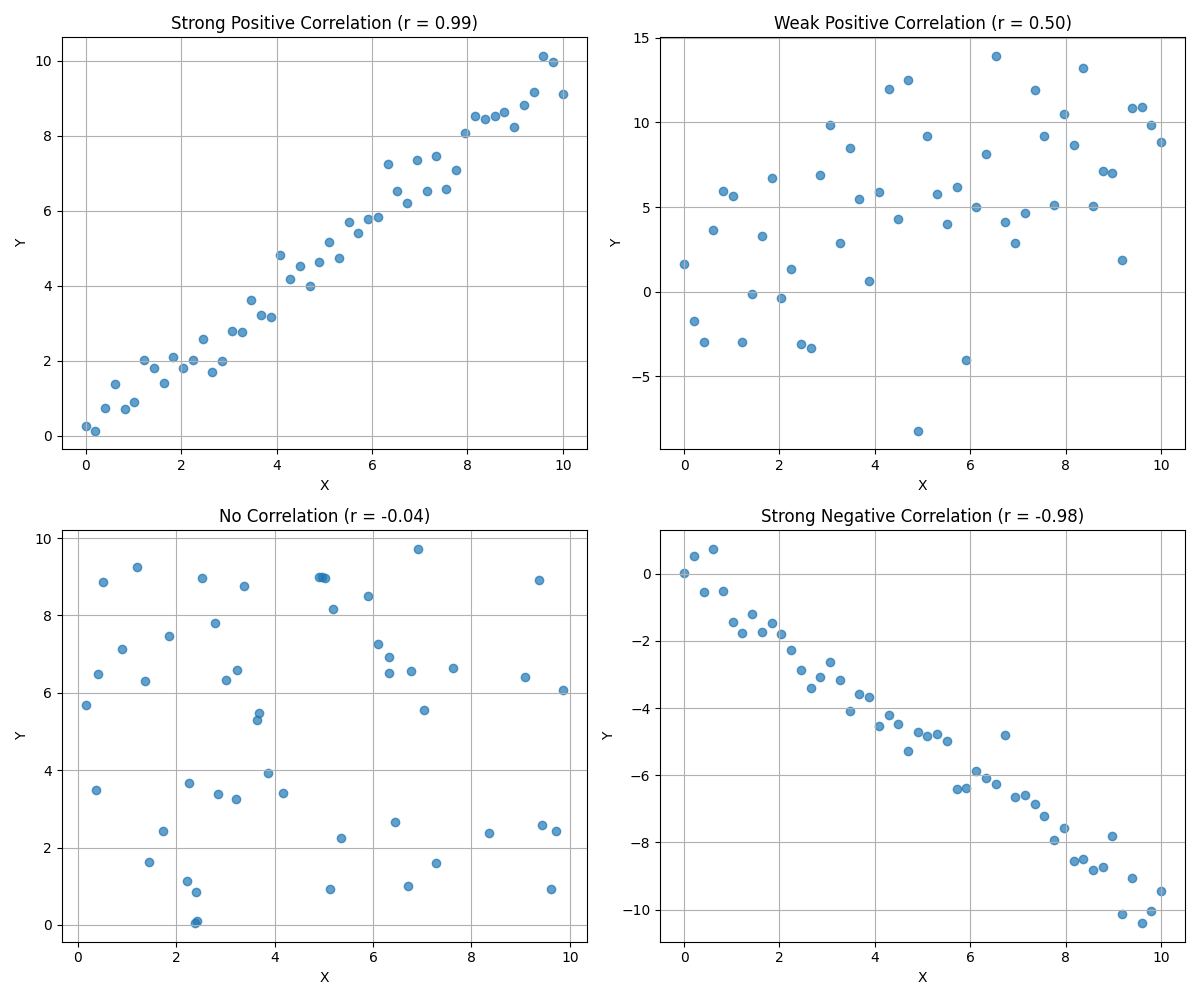

Source code (Python):

"""
So all that the correlation tells us
is how strong or weak the two variables are correlated.
It tells us how they move or change together,

but it does not tell us
whether one causes the other.
"""
import numpy as np
import matplotlib.pyplot as plt
from scipy.stats import pearsonr

# Function to generate and plot data for a given correlation type
def plot_correlation(x, y, title):
    corr_coef, _ = pearsonr(x, y)
    plt.scatter(x, y, alpha=0.7)
    plt.title(f'{title} (r = {corr_coef:.2f})')
    plt.xlabel('X')
    plt.ylabel('Y')
    plt.grid(True)

# Generate synthetic datasets
np.random.seed(42)  # For reproducibility

# 1. Strong Positive Correlation
x_strong_pos = np.linspace(0, 10, 50)
y_strong_pos = x_strong_pos + np.random.normal(0, 0.5, 50)  # Small noise

# 2. Weak Positive Correlation
x_weak_pos = np.linspace(0, 10, 50)
y_weak_pos = x_weak_pos + np.random.normal(0, 5, 50)  # Larger noise

# 3. No Correlation
x_no_corr = np.random.uniform(0, 10, 50)
y_no_corr = np.random.uniform(0, 10, 50)  # Completely random

# 4. Strong Negative Correlation
x_strong_neg = np.linspace(0, 10, 50)
y_strong_neg = -x_strong_neg + np.random.normal(0, 0.5, 50)  # Small noise, negative slope

# Create 2x2 subplot grid
fig, axs = plt.subplots(2, 2, figsize=(12, 10))

# Plot each in separate subplots
plt.sca(axs[0, 0])
plot_correlation(x_strong_pos, y_strong_pos, 'Strong Positive Correlation')

plt.sca(axs[0, 1])
plot_correlation(x_weak_pos, y_weak_pos, 'Weak Positive Correlation')

plt.sca(axs[1, 0])
plot_correlation(x_no_corr, y_no_corr, 'No Correlation')

plt.sca(axs[1, 1])
plot_correlation(x_strong_neg, y_strong_neg, 'Strong Negative Correlation')

# Adjust layout and show plots
plt.tight_layout()
plt.show()
plt.savefig("/workspaces/stats-foundations-python/statistics_inferential/bin/correlation_coefficient/show_how_strong_or_weak_two_variables_correlated.png")